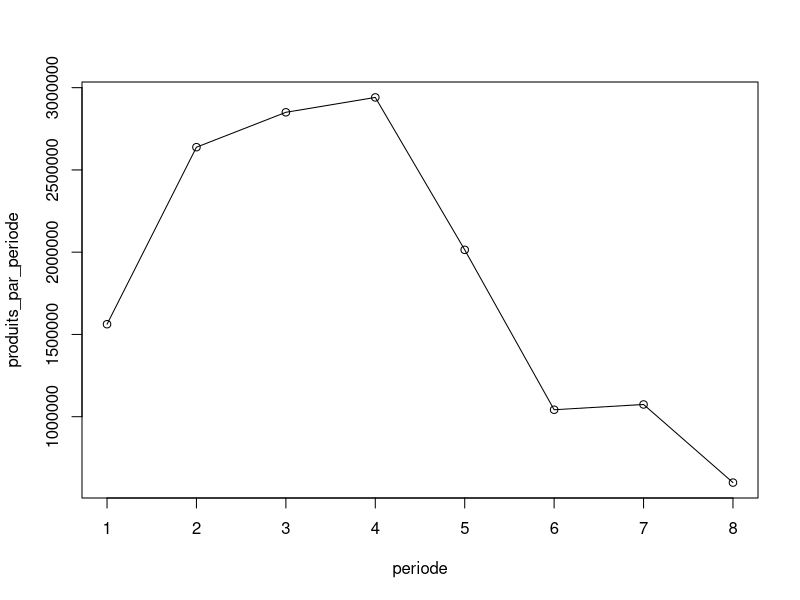

Recreate this plot in R.
iPhones<-read.table("iPhones.csv", sep=";", header=T)
names(iPhones)
attach(iPhones)

# Question 1
correspondanceTAC<-data.frame(numeroTAC=c(1,2,3,4,5,6,7,8,9,10,11,12,13,14,15),row.names=c("161200","161300","161400","171200","171300","171400","174200","174300","174400","177100","177300","177400","177500","177600","180900"))
NS<-seq(1,139,1)

# calcul des numéros de série que l'on stocke dans NS
for (i in 1:139) {
  IMEI<-as.character(iPhones[i,1])
  substring(IMEI,14,14)<-"0"
  SNR<-substring(IMEI, 9, 14)
  codeTAC<-substring(IMEI, 3, 8)
  TAC<-correspondanceTAC[codeTAC,1]
  NS[i]<-(TAC - 1)*10^6 + as.numeric(SNR)
}
max = NS[139]


# Question 2
# Calcul par un estimateur: on choisit teta_chapeau_1 car la partie 2 nous montre que c'est un bon estimateur pour un tirage sans remise
teta_chapeau_1 = (140/139)*max - 1
print(teta_chapeau_1)

# Question 3
# le tableau premier_par_periode contient les numéros de série du premier IPhone de chaque période
premier_par_periode<-seq(1,8,1)

# le tableau dernier_par_periode contient les numéros de série du dernier IPhone de chaque période
dernier_par_periode<-seq(1,8,1)

i<-1 # i sert à parcourir les numéros de série
premier_par_periode[1]<-1
PC<-as.character(iPhones[i,2])
PC<-as.numeric(substring(PC, 4, 5))

while (PC<29) {
  i<-i+1
  PC<-as.character(iPhones[i,2])
  PC<-as.numeric(substring(PC, 4, 5))
}
# lorsqu'on s'arrête, NS[i] contient la valeur du premier IPhone de la période suivante
# et donc NS[i-1] contient le dernier IPhone de la période terminée
dernier_par_periode[1]<-NS[i-1]
premier_par_periode[2]<-NS[i]

while (PC<33) {
  i<-i+1
  PC<-as.character(iPhones[i,2])
  PC<-as.numeric(substring(PC, 4, 5))
}
dernier_par_periode[2]<-NS[i-1]
premier_par_periode[3]<-NS[i]

while (PC<37) {
  i<-i+1
  PC<-as.character(iPhones[i,2])
  PC<-as.numeric(substring(PC, 4, 5))
}
dernier_par_periode[3]<-NS[i-1]
premier_par_periode[4]<-NS[i]

while (PC<41) {
  i<-i+1
  PC<-as.character(iPhones[i,2])
  PC<-as.numeric(substring(PC, 4, 5))
}
dernier_par_periode[4]<-NS[i-1]
premier_par_periode[5]<-NS[i]

while (PC<45) {
  i<-i+1
  PC<-as.character(iPhones[i,2])
  PC<-as.numeric(substring(PC, 4, 5))
}
dernier_par_periode[5]<-NS[i-1]
premier_par_periode[6]<-NS[i]

while (PC<49) {
  i<-i+1
  PC<-as.character(iPhones[i,2])
  PC<-as.numeric(substring(PC, 4, 5))
}
dernier_par_periode[6]<-NS[i-1]
premier_par_periode[7]<-NS[i]

# la condition est PC > 2 car il n'y a pas d'IPhones en semaine 1 dans les données
while (PC > 02){
  i<-i+1
  PC<-as.character(iPhones[i,2])
  PC<-as.numeric(substring(PC, 4, 5))
}

dernier_par_periode[7]<-NS[i-1]
premier_par_periode[8]<-NS[i]
dernier_par_periode[8]<-NS[139]

produits_par_periode<-seq(1,8,1)
for (i in 1:8){
  produits_par_periode[i]<-(140/139)*dernier_par_periode[i] - premier_par_periode[i]
}

# vérification des tableaux
print(premier_par_periode)
print(dernier_par_periode)
print(produits_par_periode)

# tracé du nombre d'IPhone par période
periode<-seq(1:8)
plot(periode,produits_par_periode,type="o")